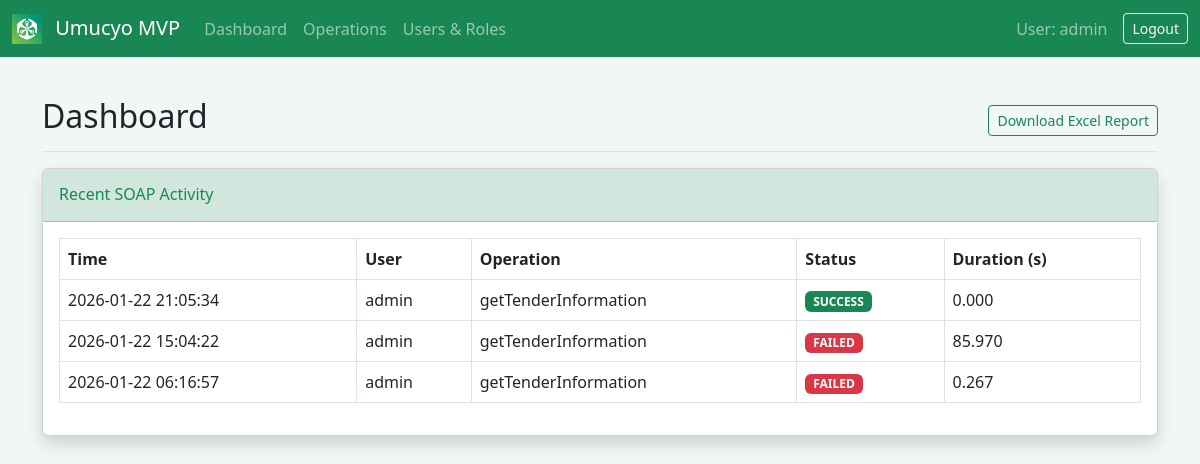
/web/dashboard/ (signed in), run on an earlier commit of the app's database.
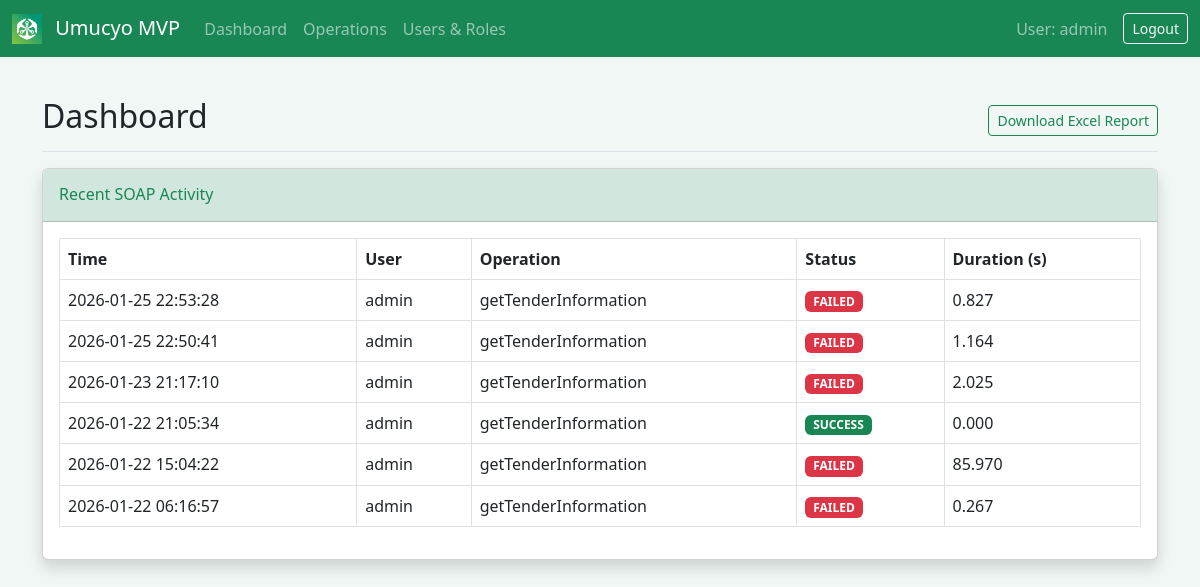
And on a later commit of the database.
### core/models.py (models this page shows, shortened)
class SoapRequestLog(models.Model):
    user = models.ForeignKey(User, on_delete=models.SET_NULL, null=True, blank=True)
    operation = models.CharField(max_length=255)
    request_payload = models.TextField(help_text="Raw XML or JSON request")
    response_payload = models.TextField(help_text="Raw XML or JSON response", null=True, blank=True)
    status = models.CharField(max_length=50) # e.g., 'SUCCESS', 'FAILED'
    duration = models.FloatField(help_text="Duration in seconds")
    timestamp = models.DateTimeField(auto_now_add=True)
    error_message = models.TextField(null=True, blank=True)

### web/views.py (the view)
# urls.py: path('dashboard/', DashboardView.as_view(), name='dashboard'),
class DashboardView(LoginRequiredMixin, ListView):
    model = SoapRequestLog
    template_name = 'web/dashboard.html'
    context_object_name = 'logs'
    ordering = ['-timestamp']
    paginate_by = 20
    def get_context_data(self, **kwargs):
        context = super().get_context_data(**kwargs)
        return context

### core/templatetags/core_tags.py (called while the page is built)
@register.filter
def has_role(user, role_names):
    if not user:
        return False
    if isinstance(role_names, str):
        role_list = [r.strip() for r in role_names.split(',')]
    else:
        role_list = role_names
    return user_has_role(user, role_list)

### core/utils.py (called while the page is built)
def user_has_role(user, role_names):
    if not user.is_authenticated:
        return False
    if user.is_superuser:
        return True
    if isinstance(role_names, str):
        role_names = [role_names]
    return UserRole.objects.filter(user=user, role__name__in=role_names).exists()

### web/templates/web/dashboard.html (shortened to what this page needs)
{% extends 'web/base.html' %}
{% block content %}
<div class="d-flex justify-content-between flex-wrap flex-md-nowrap align-items-center pt-3 pb-2 mb-3 border-bottom">
    <h1 class="h2">Dashboard</h1>
    <div class="btn-toolbar mb-2 mb-md-0">
        {% load core_tags %}
        {% if user|has_role:'Admin,Manager' %}
        <a href="{% url 'dashboard_export_excel' %}" class="btn btn-sm btn-outline-success">
            Download Excel Report
        </a>
        {% endif %}
    </div>
</div>
<div class="card shadow mb-4">
    <div class="card-header py-3">
        <h6 class="m-0 font-weight-bold text-primary">Recent SOAP Activity</h6>
    </div>
    <div class="card-body">
        <div class="table-responsive">
            <table class="table table-bordered" width="100%" cellspacing="0">
                <thead>
                    <tr>
                        <th>Time</th>
                        <th>User</th>
                        <th>Operation</th>
                        <th>Status</th>
                        <th>Duration (s)</th>
                    </tr>
                </thead>
                <tbody>
                    {% for log in logs %}
                    <tr>
                        <td>{{ log.timestamp|date:"Y-m-d H:i:s" }}</td>
                        <td>{{ log.user.username|default:"System" }}</td>
                        <td>{{ log.operation }}</td>
                        <td>
                            <span class="badge bg-{% if log.status == 'SUCCESS' %}success{% else %}danger{% endif %}">
                                {{ log.status }}
                            </span>
                        </td>
                        <td>{{ log.duration|floatformat:3 }}</td>
                    </tr>
                    {% empty %}
                    <tr>
                        <td colspan="5" class="text-center">No activity found.</td>
                    </tr>
                    {% endfor %}
                </tbody>
            </table>
        </div>
    </div>
</div>
{% endblock %}

### web/templates/web/base.html (shortened to what this page needs)
{% load static %}
<!DOCTYPE html>
<html lang="en">
<head>
    <link href="https://cdn.jsdelivr.net/npm/bootstrap@5.3.0/dist/css/bootstrap.min.css" rel="stylesheet">
</head>
<body>
    {% if user.is_authenticated %}
    <nav class="navbar navbar-expand-lg navbar-dark bg-dark mb-4">
        <div class="container-fluid">
            <a class="navbar-brand" href="{% url 'dashboard' %}">
                <img src="{% static 'web/img/OldMutual_logo.jpeg' %}" alt="Logo" height="30"
                    class="d-inline-block align-text-top me-2">
                Umucyo MVP
            </a>
            <div class="collapse navbar-collapse" id="navbarText">
                <ul class="navbar-nav me-auto mb-2 mb-lg-0">
                    <li class="nav-item">
                        <a class="nav-link" href="{% url 'dashboard' %}">Dashboard</a>
                    </li>
                    <li class="nav-item">
                        <a class="nav-link" href="{% url 'operation_list' %}">Operations</a>
                    </li>
                    {% load core_tags %}
                    {% if user|has_role:'Admin' %}
                    <li class="nav-item">
                        <a class="nav-link" href="{% url 'user_list' %}">Users & Roles</a>
                    </li>
                    {% endif %}
                </ul>
                <span class="navbar-text me-3">
                    User: {{ user.username }}
                </span>
                <form action="{% url 'logout' %}" method="post" class="d-inline">
                    <button type="submit" class="btn btn-outline-light btn-sm">Logout</button>
                </form>
            </div>
        </div>
    </nav>
    {% endif %}
    <div class="container">
        {% block content %}{% endblock %}
    </div>
</body>
</html>

### web/templates/web/base.html (style rules this page uses)
body { background-color: #f0f7f4; }
.navbar-dark.bg-dark { background-color: #198754 !important; }
.text-primary { color: #198754 !important; }
.card-header { background-color: #d1e7dd; color: #0f5132; font-weight: bold; }

What changed in the data, as far as the page shows it:
added SoapRequestLog: timestamp "2026-01-25 22:53:28", user.username "admin", operation "getTenderInformation", status "FAILED", duration "0.827"
added SoapRequestLog: timestamp "2026-01-25 22:50:41", user.username "admin", operation "getTenderInformation", status "FAILED", duration "1.164"
added SoapRequestLog: timestamp "2026-01-23 21:17:10", user.username "admin", operation "getTenderInformation", status "FAILED", duration "2.025"
